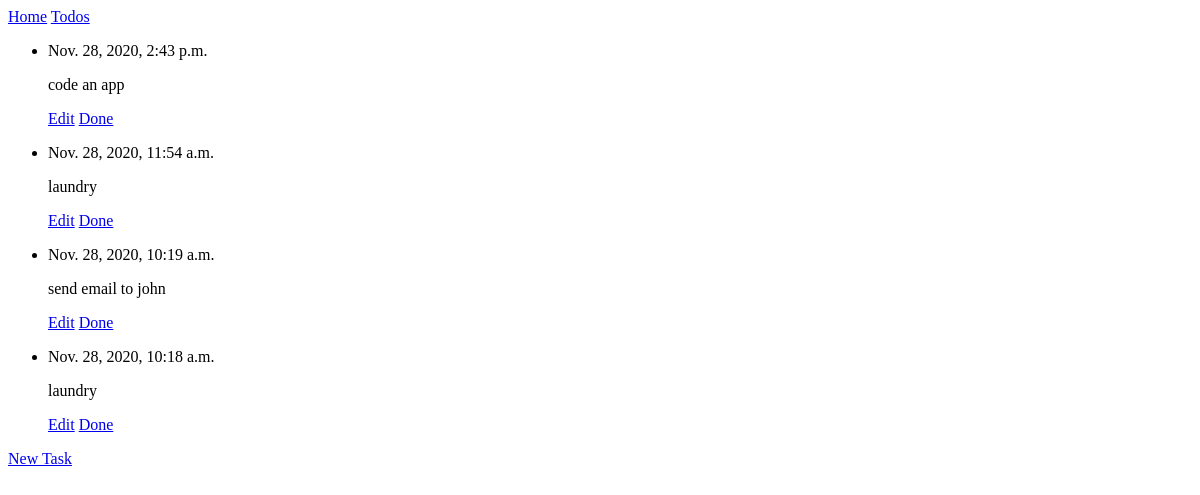
The page /task/list/ on the database as committed earlier.
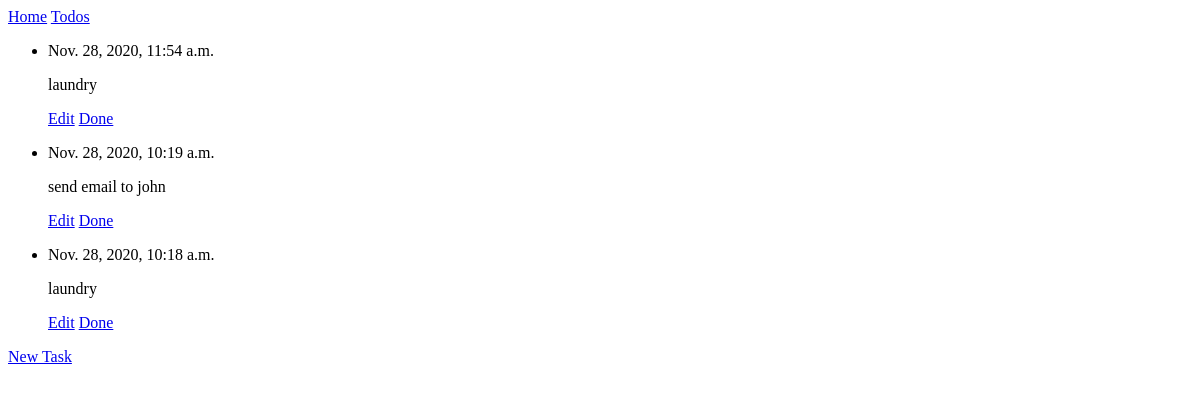
The same page on the database as committed later.
### todos/models.py (models this page shows, shortened)
class Task(models.Model):
    title = models.CharField(max_length=100)
    notes = models.TextField()
    date_added = models.DateTimeField(auto_now_add=True)

### todos/views.py (the view)
# urls.py: path('task/list/',views.task_list,name='task_list'),
def task_list(request):
    t_list = Task.objects.all().order_by('-date_added')
    context = {'task_list':t_list}
    return(render(request,'todos/task_list.html',context))

### todos/templates/todos/task_list.html
{%extends 'todos/base.html'%}
{% block content%}
  <ul>
    {% for task in task_list %}
      <li>
        <p>{{task.date_added}}</p>
        <p>{{task.title}}</p>
        <p>
        <a href="{% url 'todos:edit_task' task.id%}">Edit</a>
        <a href="{% url 'todos:delete_task' task.id%}">Done</a>
        </p>
    {% endfor %}
  </ul>
  <a href="{% url 'todos:create_task'%}">New Task</a>
{% endblock content%}

### todos/templates/todos/base.html
<p>
  <a href="{% url 'todos:index'%}">Home</a>
  <a href="{% url 'todos:task_list'%}">Todos</a>
</p>
{% block content %}
{% endblock content %}

Rows that differ between the two databases and show on the page:
removed Task: date_added "Nov. 28, 2020, 2:43 p.m.", title "code an app"
